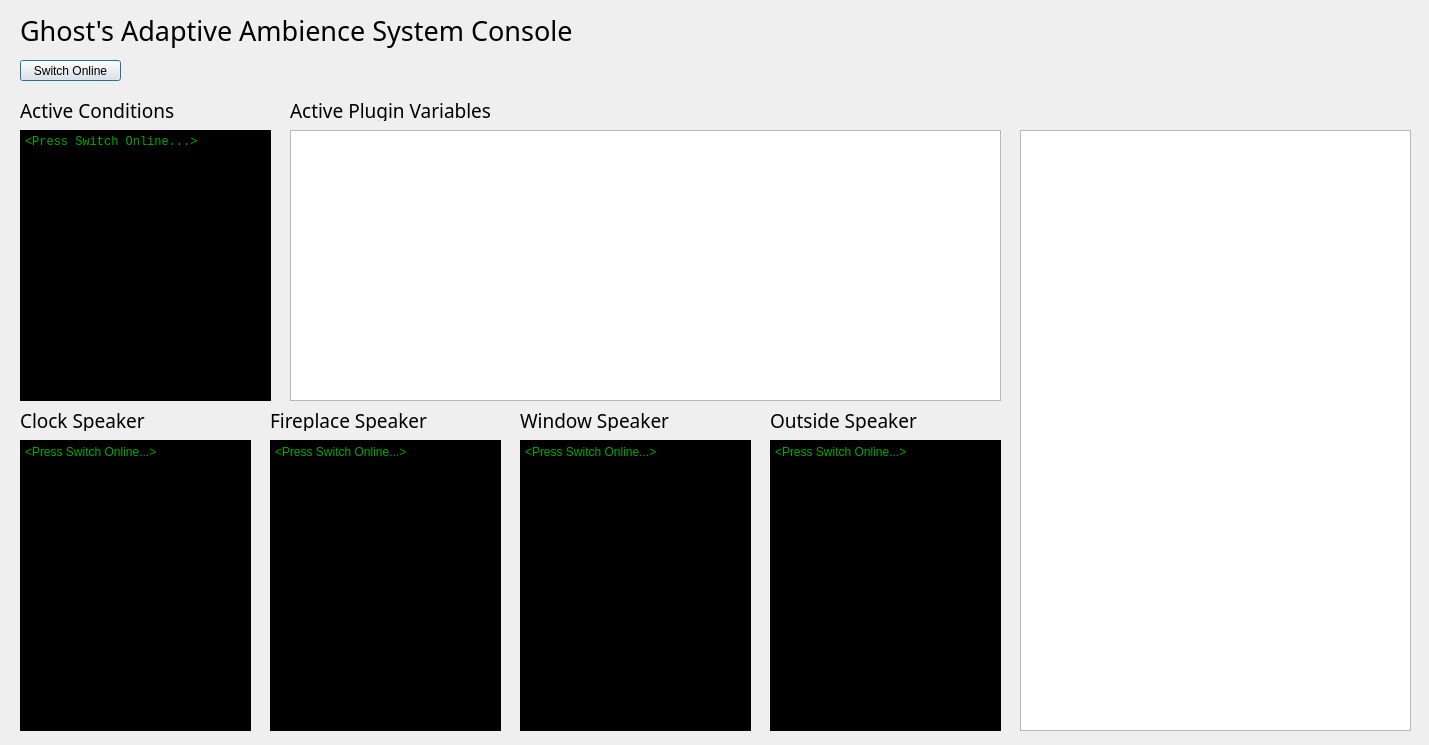
<?xml version="1.0" encoding="UTF-8"?>
<ui version="4.0">
 <class>Dialog</class>
 <widget class="QDialog" name="Dialog">
  <property name="geometry">
   <rect>
    <x>0</x>
    <y>0</y>
    <width>1429</width>
    <height>745</height>
   </rect>
  </property>
  <property name="windowTitle">
   <string>Dialog</string>
  </property>
  <widget class="QPushButton" name="onButton">
   <property name="geometry">
    <rect>
     <x>20</x>
     <y>60</y>
     <width>101</width>
     <height>21</height>
    </rect>
   </property>
   <property name="text">
    <string>Switch Online</string>
   </property>
  </widget>
  <widget class="QLabel" name="label">
   <property name="geometry">
    <rect>
     <x>20</x>
     <y>10</y>
     <width>851</width>
     <height>41</height>
    </rect>
   </property>
   <property name="font">
    <font>
     <family>ROG Fonts</family>
     <pointsize>20</pointsize>
    </font>
   </property>
   <property name="text">
    <string>Ghost's Adaptive Ambience System Console</string>
   </property>
  </widget>
  <widget class="QTableWidget" name="pluginVars">
   <property name="geometry">
    <rect>
     <x>290</x>
     <y>130</y>
     <width>711</width>
     <height>271</height>
    </rect>
   </property>
  </widget>
  <widget class="QLabel" name="label_2">
   <property name="geometry">
    <rect>
     <x>20</x>
     <y>100</y>
     <width>231</width>
     <height>21</height>
    </rect>
   </property>
   <property name="font">
    <font>
     <family>OCR A Extended</family>
     <pointsize>14</pointsize>
    </font>
   </property>
   <property name="text">
    <string>Active Conditions</string>
   </property>
  </widget>
  <widget class="QLabel" name="label_3">
   <property name="geometry">
    <rect>
     <x>290</x>
     <y>100</y>
     <width>261</width>
     <height>21</height>
    </rect>
   </property>
   <property name="font">
    <font>
     <family>OCR A Extended</family>
     <pointsize>14</pointsize>
    </font>
   </property>
   <property name="text">
    <string>Active Plugin Variables</string>
   </property>
  </widget>
  <widget class="QTextBrowser" name="conditions">
   <property name="geometry">
    <rect>
     <x>20</x>
     <y>130</y>
     <width>251</width>
     <height>271</height>
    </rect>
   </property>
   <property name="font">
    <font>
     <family>Consolas</family>
     <pointsize>9</pointsize>
     <italic>false</italic>
     <bold>true</bold>
    </font>
   </property>
   <property name="styleSheet">
    <string notr="true">font: 700 9pt &quot;Consolas&quot;;
color: rgb(0, 170, 0);
background-color: rgb(0, 0, 0);</string>
   </property>
   <property name="html">
    <string>&lt;!DOCTYPE HTML PUBLIC &quot;-//W3C//DTD HTML 4.0//EN&quot; &quot;http://www.w3.org/TR/REC-html40/strict.dtd&quot;&gt;
&lt;html&gt;&lt;head&gt;&lt;meta name=&quot;qrichtext&quot; content=&quot;1&quot; /&gt;&lt;meta charset=&quot;utf-8&quot; /&gt;&lt;style type=&quot;text/css&quot;&gt;
p, li { white-space: pre-wrap; }
&lt;/style&gt;&lt;/head&gt;&lt;body style=&quot; font-family:'Consolas'; font-size:9pt; font-weight:700; font-style:normal;&quot;&gt;
&lt;p style=&quot; margin-top:0px; margin-bottom:0px; margin-left:0px; margin-right:0px; -qt-block-indent:0; text-indent:0px;&quot;&gt;&lt;span style=&quot; font-family:'Segoe UI'; font-weight:400;&quot;&gt;&amp;lt;Press Switch Online...&amp;gt;&lt;/span&gt;&lt;/p&gt;&lt;/body&gt;&lt;/html&gt;</string>
   </property>
  </widget>
  <widget class="QTextBrowser" name="clockSpeaker">
   <property name="geometry">
    <rect>
     <x>20</x>
     <y>440</y>
     <width>231</width>
     <height>291</height>
    </rect>
   </property>
   <property name="styleSheet">
    <string notr="true">font: 700 9pt &quot;Consolas&quot;;
color: rgb(0, 170, 0);
background-color: rgb(0, 0, 0);</string>
   </property>
   <property name="html">
    <string>&lt;!DOCTYPE HTML PUBLIC &quot;-//W3C//DTD HTML 4.0//EN&quot; &quot;http://www.w3.org/TR/REC-html40/strict.dtd&quot;&gt;
&lt;html&gt;&lt;head&gt;&lt;meta name=&quot;qrichtext&quot; content=&quot;1&quot; /&gt;&lt;meta charset=&quot;utf-8&quot; /&gt;&lt;style type=&quot;text/css&quot;&gt;
p, li { white-space: pre-wrap; }
&lt;/style&gt;&lt;/head&gt;&lt;body style=&quot; font-family:'Consolas'; font-size:9pt; font-weight:700; font-style:normal;&quot;&gt;
&lt;p style=&quot; margin-top:0px; margin-bottom:0px; margin-left:0px; margin-right:0px; -qt-block-indent:0; text-indent:0px;&quot;&gt;&lt;span style=&quot; font-family:'Segoe UI'; font-weight:400;&quot;&gt;&amp;lt;Press Switch Online...&amp;gt;&lt;/span&gt;&lt;/p&gt;&lt;/body&gt;&lt;/html&gt;</string>
   </property>
  </widget>
  <widget class="QTextBrowser" name="fireplaceSpeaker">
   <property name="geometry">
    <rect>
     <x>270</x>
     <y>440</y>
     <width>231</width>
     <height>291</height>
    </rect>
   </property>
   <property name="styleSheet">
    <string notr="true">font: 700 9pt &quot;Consolas&quot;;
color: rgb(0, 170, 0);
background-color: rgb(0, 0, 0);</string>
   </property>
   <property name="html">
    <string>&lt;!DOCTYPE HTML PUBLIC &quot;-//W3C//DTD HTML 4.0//EN&quot; &quot;http://www.w3.org/TR/REC-html40/strict.dtd&quot;&gt;
&lt;html&gt;&lt;head&gt;&lt;meta name=&quot;qrichtext&quot; content=&quot;1&quot; /&gt;&lt;meta charset=&quot;utf-8&quot; /&gt;&lt;style type=&quot;text/css&quot;&gt;
p, li { white-space: pre-wrap; }
&lt;/style&gt;&lt;/head&gt;&lt;body style=&quot; font-family:'Consolas'; font-size:9pt; font-weight:700; font-style:normal;&quot;&gt;
&lt;p style=&quot; margin-top:0px; margin-bottom:0px; margin-left:0px; margin-right:0px; -qt-block-indent:0; text-indent:0px;&quot;&gt;&lt;span style=&quot; font-family:'Segoe UI'; font-weight:400;&quot;&gt;&amp;lt;Press Switch Online...&amp;gt;&lt;/span&gt;&lt;/p&gt;&lt;/body&gt;&lt;/html&gt;</string>
   </property>
  </widget>
  <widget class="QTextBrowser" name="windowSpeaker">
   <property name="geometry">
    <rect>
     <x>520</x>
     <y>440</y>
     <width>231</width>
     <height>291</height>
    </rect>
   </property>
   <property name="styleSheet">
    <string notr="true">font: 700 9pt &quot;Consolas&quot;;
color: rgb(0, 170, 0);
background-color: rgb(0, 0, 0);</string>
   </property>
   <property name="html">
    <string>&lt;!DOCTYPE HTML PUBLIC &quot;-//W3C//DTD HTML 4.0//EN&quot; &quot;http://www.w3.org/TR/REC-html40/strict.dtd&quot;&gt;
&lt;html&gt;&lt;head&gt;&lt;meta name=&quot;qrichtext&quot; content=&quot;1&quot; /&gt;&lt;meta charset=&quot;utf-8&quot; /&gt;&lt;style type=&quot;text/css&quot;&gt;
p, li { white-space: pre-wrap; }
&lt;/style&gt;&lt;/head&gt;&lt;body style=&quot; font-family:'Consolas'; font-size:9pt; font-weight:700; font-style:normal;&quot;&gt;
&lt;p style=&quot; margin-top:0px; margin-bottom:0px; margin-left:0px; margin-right:0px; -qt-block-indent:0; text-indent:0px;&quot;&gt;&lt;span style=&quot; font-family:'Segoe UI'; font-weight:400;&quot;&gt;&amp;lt;Press Switch Online...&amp;gt;&lt;/span&gt;&lt;/p&gt;&lt;/body&gt;&lt;/html&gt;</string>
   </property>
  </widget>
  <widget class="QTextBrowser" name="outsideSpeaker">
   <property name="geometry">
    <rect>
     <x>770</x>
     <y>440</y>
     <width>231</width>
     <height>291</height>
    </rect>
   </property>
   <property name="styleSheet">
    <string notr="true">font: 700 9pt &quot;Consolas&quot;;
color: rgb(0, 170, 0);
background-color: rgb(0, 0, 0);</string>
   </property>
   <property name="html">
    <string>&lt;!DOCTYPE HTML PUBLIC &quot;-//W3C//DTD HTML 4.0//EN&quot; &quot;http://www.w3.org/TR/REC-html40/strict.dtd&quot;&gt;
&lt;html&gt;&lt;head&gt;&lt;meta name=&quot;qrichtext&quot; content=&quot;1&quot; /&gt;&lt;meta charset=&quot;utf-8&quot; /&gt;&lt;style type=&quot;text/css&quot;&gt;
p, li { white-space: pre-wrap; }
&lt;/style&gt;&lt;/head&gt;&lt;body style=&quot; font-family:'Consolas'; font-size:9pt; font-weight:700; font-style:normal;&quot;&gt;
&lt;p style=&quot; margin-top:0px; margin-bottom:0px; margin-left:0px; margin-right:0px; -qt-block-indent:0; text-indent:0px;&quot;&gt;&lt;span style=&quot; font-family:'Segoe UI'; font-weight:400;&quot;&gt;&amp;lt;Press Switch Online...&amp;gt;&lt;/span&gt;&lt;/p&gt;&lt;/body&gt;&lt;/html&gt;</string>
   </property>
  </widget>
  <widget class="QLabel" name="label_4">
   <property name="geometry">
    <rect>
     <x>20</x>
     <y>410</y>
     <width>231</width>
     <height>21</height>
    </rect>
   </property>
   <property name="font">
    <font>
     <family>OCR A Extended</family>
     <pointsize>14</pointsize>
    </font>
   </property>
   <property name="text">
    <string>Clock Speaker</string>
   </property>
  </widget>
  <widget class="QLabel" name="label_5">
   <property name="geometry">
    <rect>
     <x>270</x>
     <y>410</y>
     <width>231</width>
     <height>21</height>
    </rect>
   </property>
   <property name="font">
    <font>
     <family>OCR A Extended</family>
     <pointsize>14</pointsize>
    </font>
   </property>
   <property name="text">
    <string>Fireplace Speaker</string>
   </property>
  </widget>
  <widget class="QLabel" name="label_6">
   <property name="geometry">
    <rect>
     <x>520</x>
     <y>410</y>
     <width>231</width>
     <height>21</height>
    </rect>
   </property>
   <property name="font">
    <font>
     <family>OCR A Extended</family>
     <pointsize>14</pointsize>
    </font>
   </property>
   <property name="text">
    <string>Window Speaker</string>
   </property>
  </widget>
  <widget class="QLabel" name="label_7">
   <property name="geometry">
    <rect>
     <x>770</x>
     <y>410</y>
     <width>231</width>
     <height>21</height>
    </rect>
   </property>
   <property name="font">
    <font>
     <family>OCR A Extended</family>
     <pointsize>14</pointsize>
    </font>
   </property>
   <property name="text">
    <string>Outside Speaker</string>
   </property>
  </widget>
  <widget class="QTableWidget" name="plugins">
   <property name="geometry">
    <rect>
     <x>1020</x>
     <y>130</y>
     <width>391</width>
     <height>601</height>
    </rect>
   </property>
  </widget>
 </widget>
 <resources/>
 <connections/>
</ui>
